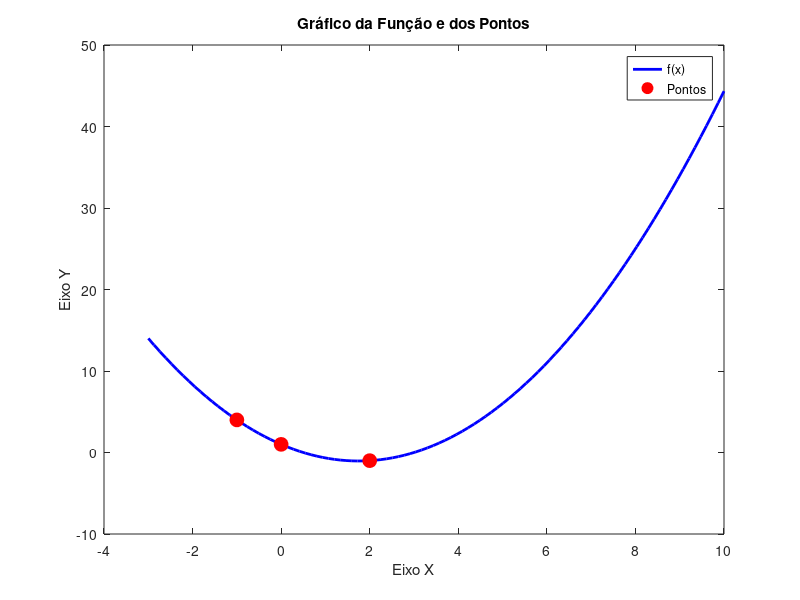

Here is the MATLAB script that generated this plot:
f = @(x) (((2*x.^2) / 3) - ((7*x) / 3 ) + 1 );
x = linspace(-3, 10);

plot(x, f(x), 'b', 'LineWidth', 2); % Traça a função f(x) em azul
hold on;

x1 = [-1 0 2];
y1 = [4 1 -1];

plot(x1, y1, 'ro', 'MarkerSize', 10, 'MarkerFaceColor', 'r'); % Traça os pontos em vermelho

xlabel('Eixo X');
ylabel('Eixo Y');
title('Gráfico da Função e dos Pontos');
legend('f(x)', 'Pontos', 'Location', 'Best');

hold off;
